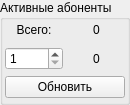
  <widget class="QGroupBox" name="groupBox_19">
   <property name="geometry">
    <rect>
     <x>615</x>
     <y>459</y>
     <width>130</width>
     <height>105</height>
    </rect>
   </property>
   <property name="title">
    <string>Активные абоненты</string>
   </property>
   <widget class="QWidget" name="gridLayoutWidget_3">
    <property name="geometry">
     <rect>
      <x>5</x>
      <y>18</y>
      <width>120</width>
      <height>80</height>
     </rect>
    </property>
    <layout class="QGridLayout" name="gridLayout_3">
     <property name="horizontalSpacing">
      <number>5</number>
     </property>
     <property name="verticalSpacing">
      <number>6</number>
     </property>
     <item row="0" column="0">
      <widget class="QLabel" name="label_23">
       <property name="text">
        <string>Всего:</string>
       </property>
       <property name="alignment">
        <set>Qt::AlignCenter</set>
       </property>
      </widget>
     </item>
     <item row="0" column="1">
      <widget class="QLabel" name="lbActiveAbonents">
       <property name="text">
        <string>0</string>
       </property>
       <property name="alignment">
        <set>Qt::AlignCenter</set>
       </property>
      </widget>
     </item>
     <item row="1" column="0">
      <widget class="QSpinBox" name="spbAbonentIndex">
       <property name="enabled">
        <bool>true</bool>
       </property>
       <property name="minimum">
        <number>1</number>
       </property>
       <property name="maximum">
        <number>5</number>
       </property>
      </widget>
     </item>
     <item row="1" column="1">
      <widget class="QLabel" name="lbAbonentAddr">
       <property name="enabled">
        <bool>true</bool>
       </property>
       <property name="text">
        <string>0</string>
       </property>
       <property name="alignment">
        <set>Qt::AlignCenter</set>
       </property>
      </widget>
     </item>
     <item row="2" column="0" colspan="2">
      <widget class="QPushButton" name="btnRestartSystem">
       <property name="text">
        <string>Обновить</string>
       </property>
      </widget>
     </item>
    </layout>
   </widget>
  </widget>
